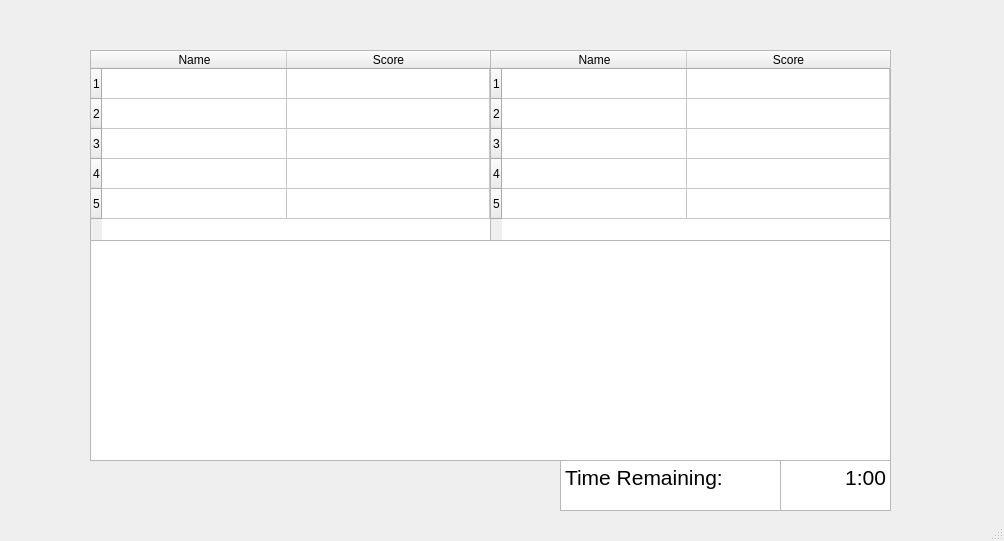
<?xml version="1.0" encoding="UTF-8"?>
<ui version="4.0">
 <class>PlayActionWindow</class>
 <widget class="QMainWindow" name="PlayActionWindow">
  <property name="geometry">
   <rect>
    <x>0</x>
    <y>0</y>
    <width>1004</width>
    <height>541</height>
   </rect>
  </property>
  <property name="windowTitle">
   <string>Play Action Window</string>
  </property>
  <widget class="QWidget" name="centralwidget">
   <widget class="QListWidget" name="currentAction">
    <property name="geometry">
     <rect>
      <x>90</x>
      <y>230</y>
      <width>801</width>
      <height>231</height>
     </rect>
    </property>
   </widget>
   <widget class="QTableWidget" name="team1">
    <property name="geometry">
     <rect>
      <x>90</x>
      <y>50</y>
      <width>401</width>
      <height>191</height>
     </rect>
    </property>
    <property name="baseSize">
     <size>
      <width>0</width>
      <height>0</height>
     </size>
    </property>
    <property name="font">
     <font>
      <pointsize>9</pointsize>
     </font>
    </property>
    <property name="lineWidth">
     <number>1</number>
    </property>
    <property name="rowCount">
     <number>5</number>
    </property>
    <property name="columnCount">
     <number>2</number>
    </property>
    <attribute name="horizontalHeaderCascadingSectionResizes">
     <bool>false</bool>
    </attribute>
    <attribute name="horizontalHeaderMinimumSectionSize">
     <number>0</number>
    </attribute>
    <attribute name="horizontalHeaderDefaultSectionSize">
     <number>185</number>
    </attribute>
    <attribute name="horizontalHeaderShowSortIndicator" stdset="0">
     <bool>false</bool>
    </attribute>
    <attribute name="horizontalHeaderStretchLastSection">
     <bool>true</bool>
    </attribute>
    <attribute name="verticalHeaderCascadingSectionResizes">
     <bool>false</bool>
    </attribute>
    <attribute name="verticalHeaderDefaultSectionSize">
     <number>30</number>
    </attribute>
    <attribute name="verticalHeaderHighlightSections">
     <bool>true</bool>
    </attribute>
    <row/>
    <row/>
    <row/>
    <row/>
    <row/>
    <column>
     <property name="text">
      <string>Name</string>
     </property>
    </column>
    <column>
     <property name="text">
      <string>Score</string>
     </property>
    </column>
   </widget>
   <widget class="QTextEdit" name="textEdit">
    <property name="geometry">
     <rect>
      <x>560</x>
      <y>460</y>
      <width>221</width>
      <height>51</height>
     </rect>
    </property>
    <property name="html">
     <string>&lt;!DOCTYPE HTML PUBLIC &quot;-//W3C//DTD HTML 4.0//EN&quot; &quot;http://www.w3.org/TR/REC-html40/strict.dtd&quot;&gt;
&lt;html&gt;&lt;head&gt;&lt;meta name=&quot;qrichtext&quot; content=&quot;1&quot; /&gt;&lt;style type=&quot;text/css&quot;&gt;
p, li { white-space: pre-wrap; }
&lt;/style&gt;&lt;/head&gt;&lt;body style=&quot; font-family:'MS Shell Dlg 2'; font-size:7.8pt; font-weight:400; font-style:normal;&quot;&gt;
&lt;p style=&quot; margin-top:0px; margin-bottom:0px; margin-left:0px; margin-right:0px; -qt-block-indent:0; text-indent:0px;&quot;&gt;&lt;span style=&quot; font-size:16pt;&quot;&gt;Time Remaining:&lt;/span&gt;&lt;/p&gt;&lt;/body&gt;&lt;/html&gt;</string>
    </property>
   </widget>
   <widget class="QTableWidget" name="team2">
    <property name="geometry">
     <rect>
      <x>490</x>
      <y>50</y>
      <width>401</width>
      <height>191</height>
     </rect>
    </property>
    <property name="baseSize">
     <size>
      <width>0</width>
      <height>0</height>
     </size>
    </property>
    <property name="font">
     <font>
      <pointsize>9</pointsize>
     </font>
    </property>
    <property name="lineWidth">
     <number>1</number>
    </property>
    <property name="rowCount">
     <number>5</number>
    </property>
    <property name="columnCount">
     <number>2</number>
    </property>
    <attribute name="horizontalHeaderCascadingSectionResizes">
     <bool>false</bool>
    </attribute>
    <attribute name="horizontalHeaderMinimumSectionSize">
     <number>0</number>
    </attribute>
    <attribute name="horizontalHeaderDefaultSectionSize">
     <number>185</number>
    </attribute>
    <attribute name="horizontalHeaderShowSortIndicator" stdset="0">
     <bool>false</bool>
    </attribute>
    <attribute name="horizontalHeaderStretchLastSection">
     <bool>true</bool>
    </attribute>
    <attribute name="verticalHeaderCascadingSectionResizes">
     <bool>false</bool>
    </attribute>
    <attribute name="verticalHeaderDefaultSectionSize">
     <number>30</number>
    </attribute>
    <attribute name="verticalHeaderHighlightSections">
     <bool>true</bool>
    </attribute>
    <row/>
    <row/>
    <row/>
    <row/>
    <row/>
    <column>
     <property name="text">
      <string>Name</string>
     </property>
    </column>
    <column>
     <property name="text">
      <string>Score</string>
     </property>
    </column>
   </widget>
   <widget class="QTextBrowser" name="Timer">
    <property name="geometry">
     <rect>
      <x>780</x>
      <y>460</y>
      <width>111</width>
      <height>51</height>
     </rect>
    </property>
    <property name="html">
     <string>&lt;!DOCTYPE HTML PUBLIC &quot;-//W3C//DTD HTML 4.0//EN&quot; &quot;http://www.w3.org/TR/REC-html40/strict.dtd&quot;&gt;
&lt;html&gt;&lt;head&gt;&lt;meta name=&quot;qrichtext&quot; content=&quot;1&quot; /&gt;&lt;style type=&quot;text/css&quot;&gt;
p, li { white-space: pre-wrap; }
&lt;/style&gt;&lt;/head&gt;&lt;body style=&quot; font-family:'MS Shell Dlg 2'; font-size:7.8pt; font-weight:400; font-style:normal;&quot;&gt;
&lt;p align=&quot;right&quot; style=&quot; margin-top:0px; margin-bottom:0px; margin-left:0px; margin-right:0px; -qt-block-indent:0; text-indent:0px;&quot;&gt;&lt;span style=&quot; font-size:16pt;&quot;&gt;1:00&lt;/span&gt;&lt;/p&gt;&lt;/body&gt;&lt;/html&gt;</string>
    </property>
   </widget>
  </widget>
  <widget class="QStatusBar" name="statusbar"/>
 </widget>
 <resources/>
 <connections/>
 <slots>
  <slot>buttonExample()</slot>
 </slots>
</ui>
